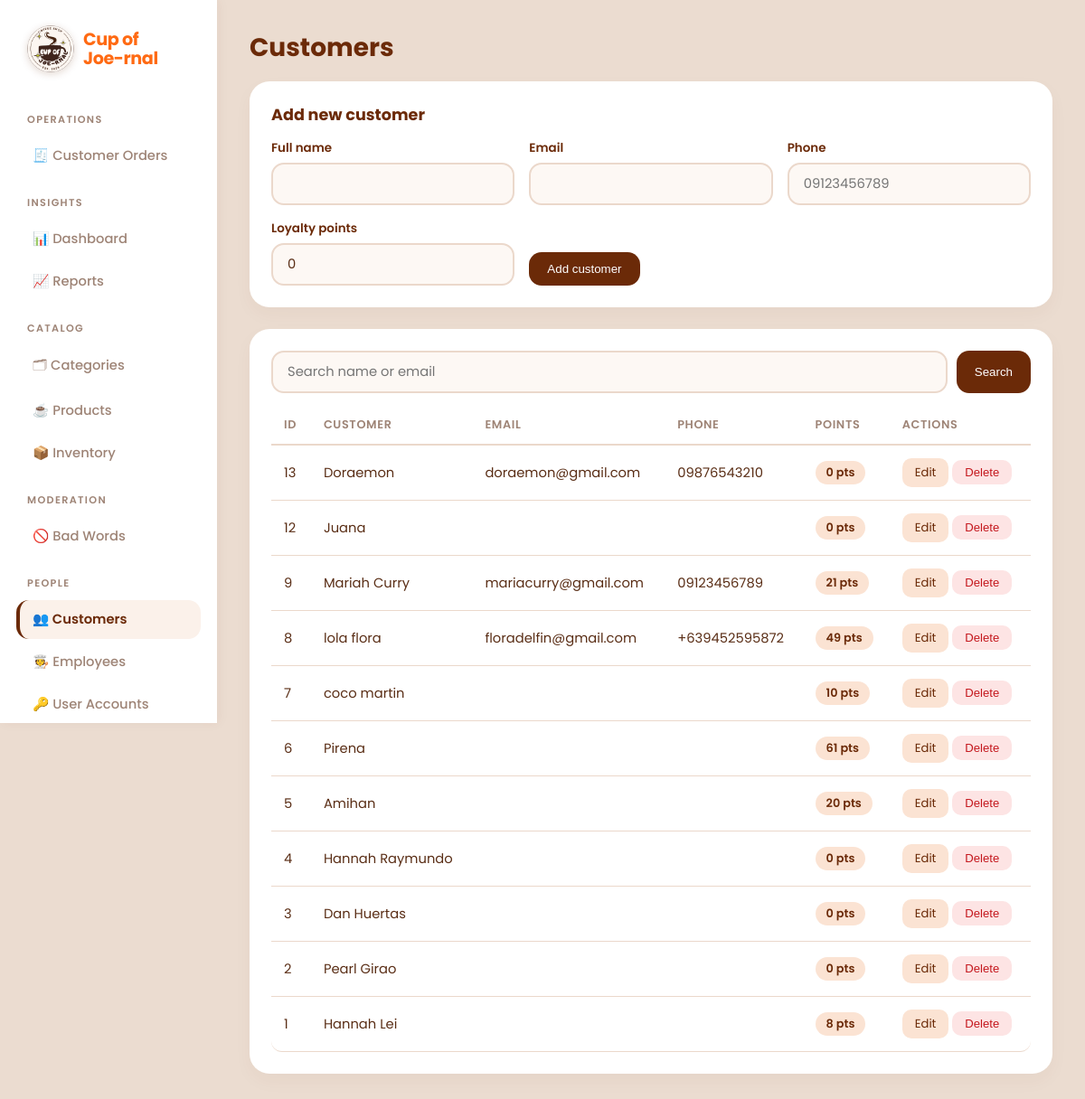
/customer/index.php (signed in), run on the app's committed database.
### tables this page shows
CREATE TABLE `customers` (
  `customer_id` int(11) NOT NULL,
  `customer_name` varchar(100) NOT NULL,
  `loyalty_points` int(11) NOT NULL DEFAULT 0,
  `email` varchar(100) DEFAULT NULL,
  `phone` varchar(20) DEFAULT NULL,
  `photo` varchar(255) DEFAULT NULL
);

### includes/functions.php (called while the page is built, shortened)
<?php
function h($s): string { return htmlspecialchars((string)$s, ENT_QUOTES); }
function take_old(): array {
    $old = $_SESSION['old'] ?? [];
    return $old;
}

### customer/index.php (the view, shortened to what this page needs)
<?php
include('../includes/config.php');
include('../includes/adminHeader.php');
$search = trim($_GET['q'] ?? '');
$editing = null;
$form = $editing ?: ['customer_name' => '', 'email' => '', 'phone' => '', 'loyalty_points' => '0'];
$form = array_merge($form, take_old());
$like = '%' . $search . '%';
$list = mysqli_execute_query($conn, "SELECT * FROM customers WHERE customer_name LIKE ? OR email LIKE ? ORDER BY customer_id DESC", [$like, $like]);
?>
<h2>Customers</h2>
<div class="panel"><b><?= $editing ? 'Edit customer' : 'Add new customer' ?></b>
<form class="f" method="post" action="<?= $editing ? 'update.php' : 'store.php' ?>" novalidate>
<div><label>Full name</label><input type="text" name="customer_name" value="<?= h($form['customer_name']) ?>"></div>
<div><label>Email</label><input type="text" name="email" value="<?= h($form['email'] ?? '') ?>"></div>
<div><label>Phone</label><input type="text" name="phone" value="<?= h($form['phone'] ?? '') ?>" placeholder="09123456789"></div>
<div><label>Loyalty points</label><input type="text" name="loyalty_points" value="<?= h($form['loyalty_points']) ?>"></div>
<div style="align-self:end"><button type="submit"><?= $editing ? 'Save changes' : 'Add customer' ?></button>
<?php if ($editing): ?> <a class="btn alt" href="index.php">Cancel</a><?php endif; ?></div>
</form>
</div>
<div class="panel">
<form method="get" style="display:flex;gap:10px;margin-bottom:14px"><input type="text" name="q" value="<?= h($search) ?>" placeholder="Search name or email"><button>Search</button></form>
<table><tr><th>ID</th><th>Customer</th><th>Email</th><th>Phone</th><th>Points</th><th>Actions</th></tr>
<?php while ($r = mysqli_fetch_assoc($list)): ?><tr>
<td><?= (int)$r['customer_id'] ?></td>
<td><?= h($r['customer_name']) ?><?= strpos($r['customer_name'], 'Guest ') === 0 ? ' <span class="pill">Guest</span>' : '' ?></td>
<td><?= h($r['email'] ?? '') ?></td><td><?= h($r['phone'] ?? '') ?></td><td><span class="pill"><?= (int)$r['loyalty_points'] ?> pts</span></td>
<td style="white-space:nowrap"><a class="btn sm alt" href="index.php?edit=<?= (int)$r['customer_id'] ?>">Edit</a>
<form method="post" action="delete.php" style="display:inline" onsubmit="return confirm('Delete this customer?')"><input type="hidden" name="id" value="<?= (int)$r['customer_id'] ?>"><button class="btn sm del">Delete</button></form></td>
</tr><?php endwhile; ?></table></div>
<?php include('../includes/footer.php'); ?>

### includes/style/style.css (style rules this page uses)
* { box-sizing: border-box; }
:root { --ink: #5a2e16; --brown: #6b2a08; --orange: #ff6a13; --muted: #9e8476; --bg: #ebdcd0; --card: #ffffff; --line: #ebd8cb; --peach: #fcd5bd; --bad: #c4161c; --ok: #2d6a3e; }
body { margin: 0; font-family: 'Poppins', system-ui, -apple-system, sans-serif; color: var(--ink); background: #4a2411; }
.panel { background: var(--card); border-radius: 22px; padding: 22px; box-shadow: 0 4px 14px rgba(107, 42, 8, 0.04); }
.panel > b { display: block; color: var(--brown); font-size: 1.05rem; margin-bottom: 14px; }
.pill { display: inline-block; background: #fbe3d3; color: var(--brown); border-radius: 999px; padding: 4px 12px; font-size: 0.8rem; font-weight: 600; }
button, .btn { display: inline-flex; align-items: center; justify-content: center; font: 600 0.88rem inherit; background: var(--brown); color: #fff; border: 0; border-radius: 12px; padding: 10px 18px; cursor: pointer; text-decoration: none; transition: background 0.2s ease; }
.btn.alt { background: #fbe3d3; color: var(--brown); }
h1, h2, h3 { color: var(--brown); margin: 0 0 16px; }
h2 { font-size: 1.75rem; font-weight: 700; }
.panel, .card { background: var(--card); border-radius: 22px; padding: 24px; margin-bottom: 24px; box-shadow: 0 8px 20px rgba(107, 42, 8, 0.04); }
.panel > b { display: block; color: var(--brown); font-size: 1.1rem; margin-bottom: 14px; }
table { width: 100%; border-collapse: separate; border-spacing: 0; margin-top: 8px; }
th { text-align: left; color: var(--muted); font-weight: 600; font-size: 0.8rem; text-transform: uppercase; letter-spacing: 0.05em; padding: 12px 14px; border-bottom: 2px solid var(--line); }
td { padding: 14px; border-bottom: 1px solid var(--line); font-size: 0.92rem; vertical-align: middle; background: #fff; }
tr:last-child td:first-child { border-bottom-left-radius: 12px; }
tr:last-child td:last-child { border-bottom-right-radius: 12px; }
form.f { display: grid; grid-template-columns: repeat(auto-fit, minmax(220px, 1fr)); gap: 16px; }
.f label { display: block; font-weight: 600; font-size: 0.84rem; margin-bottom: 6px; color: var(--brown); }
input, select, textarea { width: 100%; font: inherit; font-size: 0.92rem; padding: 11px 16px; border: 2px solid var(--line); border-radius: 14px; background: #fdf8f4; color: var(--ink); transition: all 0.2s ease; }
button, .btn { display: inline-flex; align-items: center; justify-content: center; font: 600 0.9rem inherit; background: var(--brown); color: #fff; border: 0; border-radius: 14px; padding: 11px 20px; cursor: pointer; text-decoration: none; transition: all 0.2s ease; }
.btn.del { background: #fde4e4; color: var(--bad); }
.btn.sm, td button { padding: 6px 14px; font-size: 0.82rem; border-radius: 10px; }

### data on the page
customers: customer_id "13", customer_name "Doraemon", email "doraemon@gmail.com", phone "09876543210", loyalty_points "0"
customers: customer_id "12", customer_name "Juana", loyalty_points "0"
customers: customer_id "9", customer_name "Mariah Curry", email "mariacurry@gmail.com", phone "09123456789", loyalty_points "21"
customers: customer_id "8", customer_name "lola flora", email "floradelfin@gmail.com", phone "+639452595872", loyalty_points "49"
customers: customer_id "7", customer_name "coco martin", loyalty_points "10"
customers: customer_id "6", customer_name "Pirena", loyalty_points "61"
customers: customer_id "5", customer_name "Amihan", loyalty_points "20"
customers: customer_id "4", customer_name "Hannah Raymundo", loyalty_points "0"
customers: customer_id "3", customer_name "Dan Huertas", loyalty_points "0"
customers: customer_id "2", customer_name "Pearl Girao", loyalty_points "0"
customers: customer_id "1", customer_name "Hannah Lei", loyalty_points "8"

### other printed values
$group "OPERATIONS"
$l "🧾 Customer Orders"
$group "INSIGHTS"
$l "📊 Dashboard"
$l "📈 Reports"
$group "CATALOG"
$l "🗂 Categories"
$l "☕ Products"
$l "📦 Inventory"
$group "MODERATION"
$l "🚫 Bad Words"
$group "PEOPLE"
$l "👥 Customers"
$l "🧑‍🍳 Employees"
$l "🔑 User Accounts"
